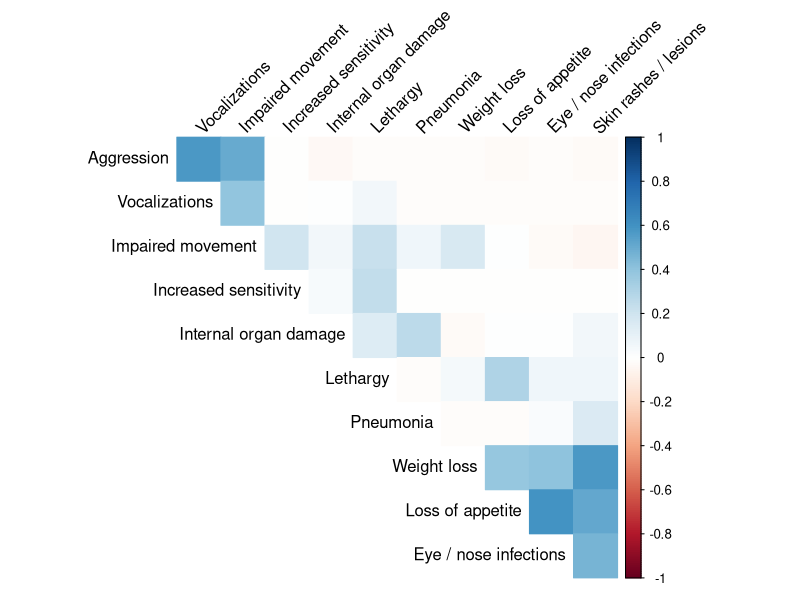
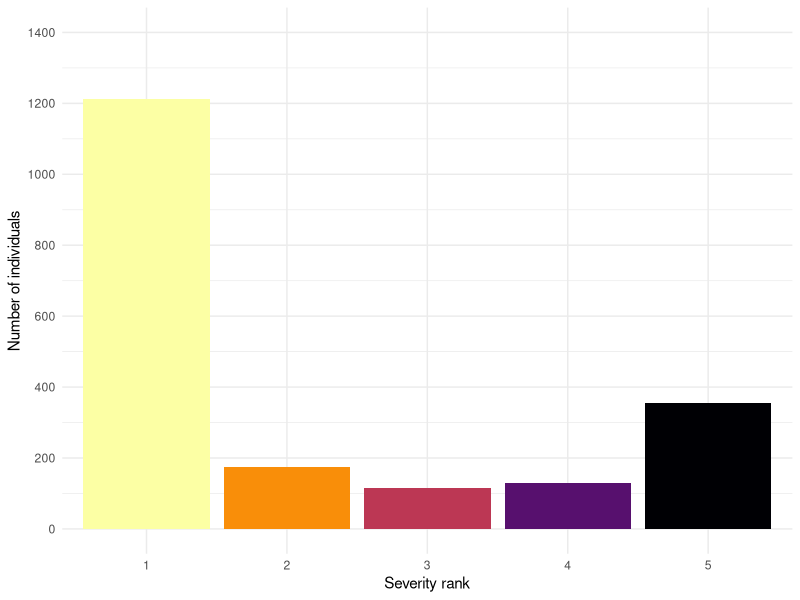
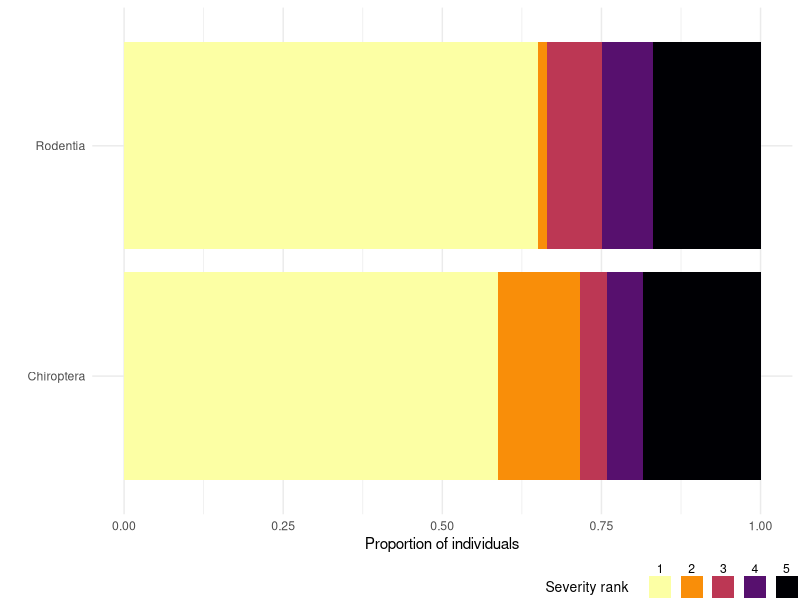
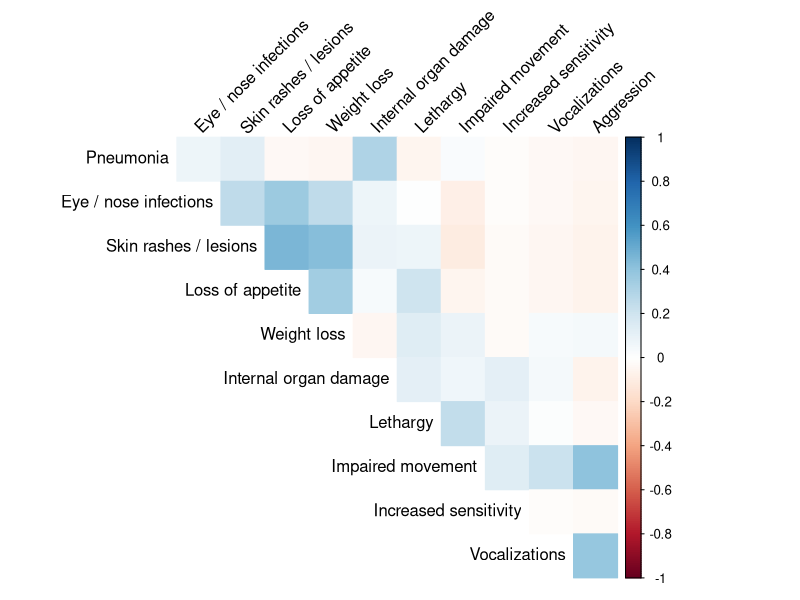
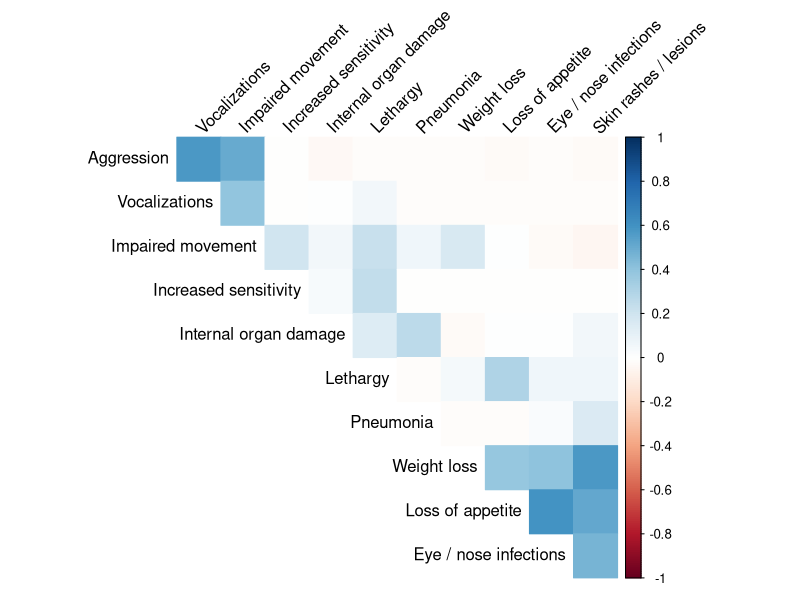
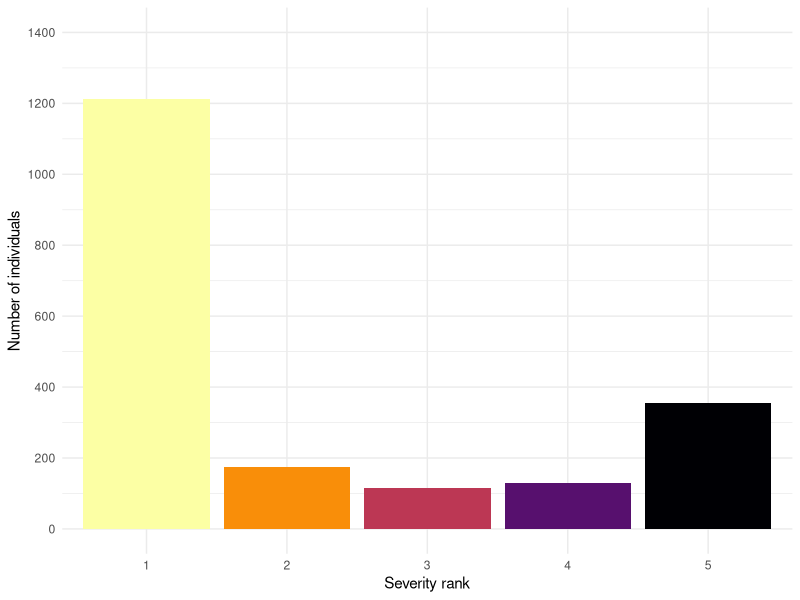
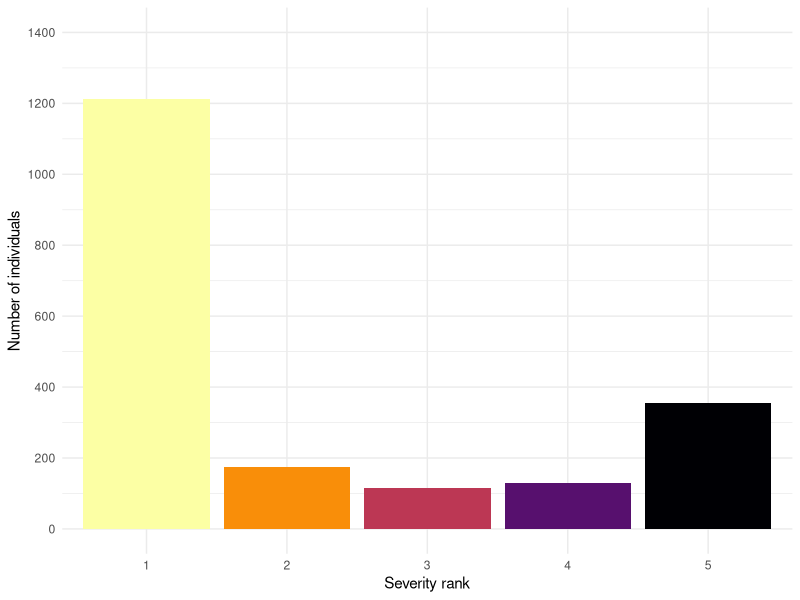
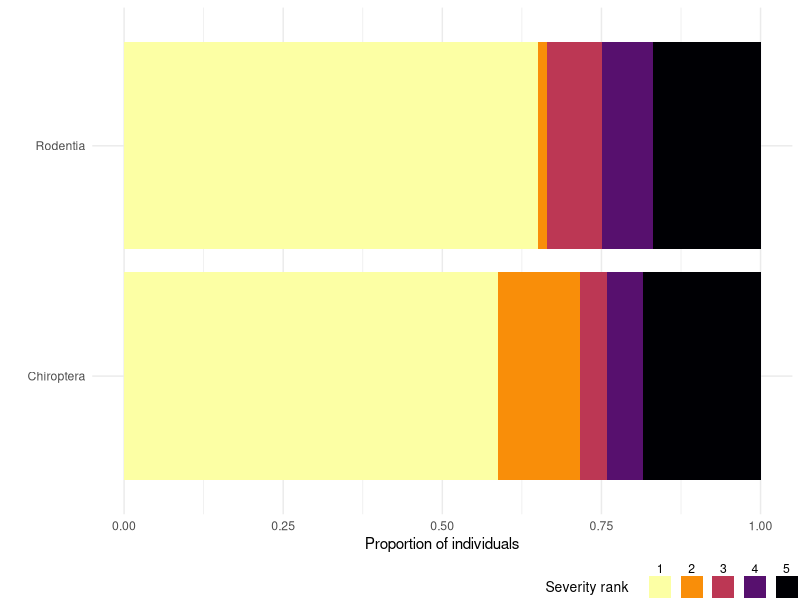

Here is the R script that generated these plots, in order:
# symptoms_harmonize.R

require(dplyr);packageVersion("dplyr")#1.1.4
require(tidyr); packageVersion("tidyr")#1.3.0
require(corrplot); packageVersion("corrplot")#0.91
require(ggplot2);packageVersion("ggplot2")#3.4.4
require(tm);packageVersion("tm")#0.7.8
require(wordcloud);packageVersion("wordcloud")#2.6


primary <- read.csv("../raw_data/primary_screen.csv")
indiv <- read.csv("../raw_data/individual_data.csv")
speciesonly <- read.csv("../raw_data/species_only_data.csv")
vtax <- read.csv("../clean_data/Virus_taxonomy.csv")
viruses <- read.csv("../raw_data/VirusNames_translation_Feb23_2024.csv")
viruses <- dplyr::left_join(viruses, vtax)
hosts <- read.csv("../raw_data/HostNames_NCBI_Upham.csv")
hosts$Host_Upham <- gsub(" ", "_", hosts$Host_Upham)
#subset to only host reported and upham supertree
hosts <- hosts %>% select(Host_reported, Host_Upham) %>% unique()

# construct column for individualID
indiv <- indiv %>%                              # Create numbering variable
      group_by(PaperID) %>%
        mutate(IndividualID = paste(row_number(),unique(PaperID), sep="_"))

# add names
primary <- dplyr::left_join(primary, viruses)
primary <- dplyr::left_join(primary, hosts)
speciesonly <- dplyr::left_join(speciesonly, viruses)
speciesonly <- dplyr::left_join(speciesonly, hosts)
indiv <- dplyr::left_join(indiv, viruses)
indiv <- dplyr::left_join(indiv, hosts)

# remove genus only hosts
primary <- primary[!is.na(primary$Host_Upham),]
speciesonly <- speciesonly[!is.na(speciesonly$Host_Upham),]
indiv <- indiv[!is.na(indiv$Host_Upham),]


# remove NA viruses
indiv <- indiv[!is.na(indiv$Virus_ICTV),]
primary <- primary[!is.na(primary$Virus_ICTV),]
speciesonly <- speciesonly[!is.na(speciesonly$Virus_ICTV),]

# Harmonizing Organ_tissue_damaged
organs_indiv <- select(indiv, IndividualID, Organ_tissue_damaged)
organs_speconly <- select(speciesonly, PaperID, Organ_tissue_damaged)
organs <- full_join(organs_indiv, organs_speconly)

# making minor adjustments
organs$Organ_tissue_damaged[grep("arteries and veins", organs$Organ_tissue_damaged)] <- 
		"stomach; jejunum; mesentery; kidney; spleen; endothelial cells; tunica media"

organs_long <- organs %>% mutate(organ = strsplit(tolower(as.character(Organ_tissue_damaged)),"; *")) %>%
						unnest(organ)

# View(sort(unique(organs_long$organ)))

# cleaning and collapsing
organs_long$organ[organs_long$organ=="alveoli"] <- "lung"
organs_long$organ[organs_long$organ=="bronchioles"] <- "lung"
organs_long$organ[organs_long$organ=="caudal nose"] <- "nose"
organs_long$organ[organs_long$organ=="cilia"] <- "respiratory cilia"
organs_long$organ[organs_long$organ=="cornea"] <- "eye"
organs_long$organ[organs_long$organ=="duodenum"] <- "intestine"
organs_long$organ[grep("enterocyte", organs_long$organ)] <- "intestine"
organs_long$organ[organs_long$organ=="hipocampus"] <- "hippocampus"
organs_long$organ[organs_long$organ=="jejunum"] <- "intestine"
organs_long$organ[organs_long$organ=="kidneys"] <- "kidney"
organs_long$organ[organs_long$organ=="large intestine"] <- "intestine"
organs_long$organ[organs_long$organ=="lip"] <- "lips"
organs_long$organ[organs_long$organ=="lip"] <- "lips"
organs_long$organ[organs_long$organ=="lungs"] <- "lung"
organs_long$organ[organs_long$organ=="lungs (multifocal interstitial pneumonia)"] <- "lung"
organs_long$organ[organs_long$organ=="lymph node"] <- "lymph nodes"
organs_long$organ[organs_long$organ=="lymph node"] <- "lymph nodes"
organs_long$organ[grep("mild degenerative",organs_long$organ)] <- "intestine"
organs_long$organ[organs_long$organ=="nasal mucosa"] <- "nasal cavity"
organs_long$organ[organs_long$organ=="respiratory epithelium"] <- "respiratory tract"
organs_long$organ[organs_long$organ=="right cranial lungs lobe"] <- "lung"
organs_long$organ[organs_long$organ=="rostral nose"] <- "nasal cavity"
organs_long$organ[organs_long$organ=="small intestine"] <- "intestine"
organs_long$organ[organs_long$organ=="testicle"] <- "testes"
organs_long$organ[organs_long$organ=="upper lip"] <- "lip"

# NOTE: collapsing has not been done to a set level (e.g. organ)
# therefore, if investigating number of unique organs, this should not be summed without further collapsing!

# View(sort(unique(organs_long$organ)))
 
# internal / external distinction
organs_long$external_damage <- 0

external_orgs <- c("digit", "extremities", "eye", "groin", "gums", "lip,", "lips",
					"mouth", "nasa cavity", "nose", "oral cavity", "skin",
					"tongue")

organs_long$external_damage[organs_long$organ %in% external_orgs] <- 1

# internal is everything NOT external except NA and "none"
organs_long$internal_damage <- 1 - organs_long$external_damage
organs_long$internal_damage[organs_long$organ%in%"none"] <- 0


# neural tropism
organs_long$neural_damage <- 0
neural_orgs <- c("brain", "brainstem", "cerebellum", "hippocampus", "spinal cord")
organs_long$neural_damage[organs_long$organ %in% neural_orgs] <- 1


# respiratory tropism
organs_long$respiratory_damage <- 0
respiratory_orgs <- c("lung", "respiratory cilia", "respiratory tract")
organs_long$respiratory_damage[organs_long$organ %in% respiratory_orgs] <- 1


# reproductive tropism
organs_long$reproductive_damage <- 0
reproduction_orgs <- c("endometrial gland (distended)", "ovaries",
						"prostate", "testes", "uterus")
organs_long$reproductive_damage[organs_long$organ %in% reproduction_orgs] <- 1


# digestive tropism
organs_long$digestive_damage <- 0
digestive_orgs <- c("colon", "intestines", "rectum", "stomach")
organs_long$digestive_damage[organs_long$organ %in% digestive_orgs] <- 1


# Put NAs back then merge with original data
organs_long$external_damage [is.na(organs_long$Organ_tissue_damaged)] <- NA
organs_long$internal_damage [is.na(organs_long$Organ_tissue_damaged)] <- NA
organs_long$neural_damage [is.na(organs_long$Organ_tissue_damaged)] <- NA
organs_long$respiratory_damage [is.na(organs_long$Organ_tissue_damaged)] <- NA
organs_long$reproductive_damage [is.na(organs_long$Organ_tissue_damaged)] <- NA
organs_long$digestive_damage [is.na(organs_long$Organ_tissue_damaged)] <- NA

organs_long <- select(organs_long, -Organ_tissue_damaged) %>% unique()
organs_long <- select(organs_long, -organ) %>% unique()


# converting back to one row per individual
organs_wide <- as.data.frame(organs_long) %>% group_by(PaperID, IndividualID) %>%
								summarise(external_damage 		= (sum(external_damage, na.rm=TRUE)>0)*1,
										  internal_damage 		= (sum(internal_damage, na.rm=TRUE)>0)*1,
										  neural_damage   		= (sum(neural_damage, na.rm=TRUE)>0)*1,
										  respiratory_damage 	= (sum(respiratory_damage, na.rm=TRUE)>0)*1,
										  reproductive_damage 	= (sum(reproductive_damage, na.rm=TRUE)>0)*1,
										  digestive_damage 		= (sum(digestive_damage, na.rm=TRUE)>0)*1,
										  )

# merge with original data
speciesonly <- left_join(speciesonly, organs_wide)
indiv <- left_join(indiv, organs_wide)


# merging individual and species only data
dat <- full_join(indiv, speciesonly)


# manually collapse disease manifestations (Behaviour + Physical_symptoms) 
# based on keywords (grep)
# creating new columns

# first view word clouds

behaviours <- Corpus(VectorSource(unique(dat$Behaviour)))
behaviours <- tm_map(behaviours, stripWhitespace) 
behaviours <- tm_map(behaviours, content_transformer(tolower))
behaviours <- tm_map(behaviours, removeWords, stopwords("english"))
# behaviours <- tm_map(behaviours, stemDocument) # optional in this case
behaviours <- tm_map(behaviours, removeNumbers) # optional in this case
behaviours <- tm_map(behaviours, removePunctuation)
# tuning
words_to_remove <- c("none","note","see","cage","woodwork")
behaviours <- tm_map(behaviours, removeWords, words_to_remove)

# png(file = "../plots_tables/wordcloud_behaviours.png", width = 1500, height = 1500, units = "px", res = 300, bg = "white")
# wordcloud(behaviours, scale=c(3,0.5), max.words=100, random.order=FALSE, rot.per=0.35, use.r.layout=FALSE, colors=brewer.pal(8, "Dark2"))
# dev.off()


symptoms <- Corpus(VectorSource(unique(dat$Physical_symptoms)))
symptoms <- tm_map(symptoms, stripWhitespace) 
symptoms <- tm_map(symptoms, content_transformer(tolower))
symptoms <- tm_map(symptoms, removeWords, stopwords("english"))
# symptoms <- tm_map(symptoms, stemDocument) # optional in this case
symptoms <- tm_map(symptoms, removeNumbers) # optional in this case
symptoms <- tm_map(symptoms, removePunctuation)
# tuning
words_to_remove <- c("none","note","see","cage","woodwork")
symptoms <- tm_map(symptoms, removeWords, words_to_remove)

# png(file = "../plots_tables/wordcloud_symptoms.png", width = 1500, height = 1500, units = "px", res = 300, bg = "white")
# wordcloud(symptoms, scale=c(3,0.5), max.words=100, random.order=FALSE, rot.per=0.35, use.r.layout=FALSE, colors=brewer.pal(8, "Dark2"))
# dev.off()


# Behaviour collapse
# core aspects: aggression/biting, lethargy/depression, vocalizations, incoordination,
# View(sort(c(unique(dat$Behaviour))))
# sensitivity, appetite loss

# "reclusive bevahiour"? 
# "salivation"
# "unresponsive to touch"


# key terms
aggression_terms <- c("aggression", "aggressive", "agitation", "biting", "vicious", "irritable", "furious", "fury", "agitation")

lethargy_terms <- c("depression", "prostration", "lethargy", "listless", "sleepy", "reluctance to move")

# odd or increased vocalizations
vocalization_terms <- c("atypical vocalizations","odd vocalization", "vocalization", "dysphasia", "vocal", "hissing sounds")

incoordination_terms <- c("hunching", "staggering", "head tilt", "incoordination")
# including with movement terms below (!)

# increase sensitivity to stimulti or over-excitement - maybe not necessary?
sensitivity_terms <- c("excitement", "fly violently", "flying violently", "irritability to light")

# loss of appetite ./ refusal to eat or drink
appetite_terms <- c("inappetance", "inapetence", "ate very little","reduced food intake", "refused food", "dehydration")



# Physical symptoms collapse
# View(sort(c(unique(dat$Physical_symptoms))))
# some behaviour terms are included: "aggressive","agitation","lethargy",

# core aspects: 
# lesions (skin?), weight loss, movement inhibition, pneumonia,
# nasal/ocular discharge

# "splenitis"
# "hyperplasia"
# "altered reflexes"
# "bruising" / "hematomas"
# hyperaesthesia
# "nystagmus" - uncontrolled movement of the eyes (maybe movement inhibition)
# incontinence
# cellular infiltrates in heart / other cardiac stuff? (tiger heart)
# "crusty noses"
# "skin pustules"
# "laboured breathing"
# "vesicular rash"
# "pustular rash"
# "skin pustules"
# "enlarged lymph nodes"
# "green coloured diarrhoea"
# "enlarged discoloured liver"
# "tachypnea"

skin_issue_terms <- c("skin lesions", "cutaneous lesion", "hypopigmentation", "tongue lesion",
					"small lesion on lip", "lesions near both eyes", "lesions in the skin",
					"corneal lesion", "epithelial hyperplasia", "multiple dermal foci",
					"lesion on gum", "lesions on tongue", "skin pustules", "petechial rash",
					"vesicle on tongue", "vesicular rash", "pustular rash", "lesions on the head") 

weight_loss_terms <- c("weight loss", "anorexia")

movement_terms <- c("paralysis","tremor","spasms", "ataxia","weakness","paresis", 
					"nystagmus", "seizure","muscle weakness", "trembling", "coma", 
					"unable to fly", "unable to move", "inability to stand", 
					"altered reflexes")

# include incoordination terms
movement_terms <- c(movement_terms, incoordination_terms)


eye_nose_infection_terms <- c("rhinitis", "mild conjunctivitis", "nasal discharge", "ocular discharge", "red puffy nose", 
		"crusty nose", "nasal crust", "bloody nose")

pneumonia_terms <- c("pneumonia", "respiratory disease")


internal_organ_damage_terms <- c("splenitis", "cardiomyocyte necrosis", "hemmorhage in lungs",
							"lesions on brain", "lesions on testes", "lesions on salivary gland", 
							"hepatocellular degeneration", 
							"ulceration of villus tips", "multifocally fused villi", "degeneration of villus cells")

# specifially note observations of damage to nervous, respiratory, redproductive, or digestive organs
# merge with data on organ damage from above

nervous_terms <- c("lesions on brain")
respiratory_terms <- c("hemmorhage in lungs")
reproductive_terms <- c("lesions on testes")
digestive_terms <- c("ulceration of villus tips", "multifocally fused villi", "degeneration of villus cells")


# Constructing binary variables

# constructing single "Symptoms" column that collapses behaviour and physical columns
# this is because some behaviours like aggression are included in physical symptoms 


# individual level data
symptoms <- paste0(dat$Behaviour, ";", dat$Physical_symptoms)

dat$aggression <- unlist(sapply(symptoms, FUN=function(x) any(grep(paste0(aggression_terms,collapse="|"), x))*1 ))
dat$lethargy <- unlist(sapply(symptoms, FUN=function(x) any(grep(paste0(lethargy_terms,collapse="|"), x))*1 ))
dat$vocalization <- unlist(sapply(symptoms, FUN=function(x) any(grep(paste0(vocalization_terms,collapse="|"), x))*1 ))
dat$sensitivity <- unlist(sapply(symptoms, FUN=function(x) any(grep(paste0(sensitivity_terms,collapse="|"), x))*1 ))
dat$appetite <- unlist(sapply(symptoms, FUN=function(x) any(grep(paste0(appetite_terms,collapse="|"), x))*1 ))
dat$skin_issue <- unlist(sapply(symptoms, FUN=function(x) any(grep(paste0(skin_issue_terms,collapse="|"), x))*1 ))
dat$weight_loss <- unlist(sapply(symptoms, FUN=function(x) any(grep(paste0(weight_loss_terms,collapse="|"), x))*1 ))
dat$movement <- unlist(sapply(symptoms, FUN=function(x) any(grep(paste0(movement_terms,collapse="|"), x))*1 ))
dat$eye_nose <- unlist(sapply(symptoms, FUN=function(x) any(grep(paste0(eye_nose_infection_terms,collapse="|"), x))*1 ))
dat$pneumonia <- unlist(sapply(symptoms, FUN=function(x) any(grep(paste0(pneumonia_terms,collapse="|"), x))*1 ))

# terms to integrate with observed organ damage column
dat$obs_nervous <- unlist(sapply(symptoms, FUN=function(x) any(grep(paste0(nervous_terms,collapse="|"), x))*1 ))
dat$obs_respiratory <- unlist(sapply(symptoms, FUN=function(x) any(grep(paste0(respiratory_terms,collapse="|"), x))*1 ))
dat$obs_reproductive <- unlist(sapply(symptoms, FUN=function(x) any(grep(paste0(reproductive_terms,collapse="|"), x))*1 ))
dat$obs_digestive <- unlist(sapply(symptoms, FUN=function(x) any(grep(paste0(digestive_terms,collapse="|"), x))*1 ))
dat$obs_internal_organ <- unlist(sapply(symptoms, FUN=function(x) any(grep(paste0(internal_organ_damage_terms,collapse="|"), x))*1 ))


# merge with observed organ damage
dat$internal_damage[dat$obs_internal_organ==1] <- 1
dat$neural_damage[dat$obs_nervous==1] <- 1
dat$respiratory_damage[dat$obs_respiratory==1] <- 1
dat$reproductive_damage[dat$obs_reproductive==1] <- 1
dat$digestive_damage[dat$obs_digestive==1] <- 1



symptoms_dat <- dat %>% ungroup() %>% select(Virus_ICTV, Host_Upham,
								aggression, lethargy, vocalization, 
								sensitivity, appetite, skin_issue,
								weight_loss, movement, eye_nose, pneumonia,
								internal_damage) %>% unique()

symptoms_dat <- symptoms_dat %>% select(-Virus_ICTV, -Host_Upham)

# replace with zeros for corellation plot
symptoms_dat <- mutate_all(symptoms_dat, ~coalesce(.,0))

res <- cor(symptoms_dat)

clean_names <- c("Aggression", "Lethargy", "Vocalizations", "Increased sensitivity",
					"Loss of appetite", "Skin rashes / lesions", "Weight loss", "Impaired movement",
					"Eye / nose infections", "Pneumonia", "Internal organ damage")

colnames(res) <- clean_names
rownames(res) <- clean_names

# pdf("../plots_tables/symptoms_hostXvirus.pdf", width = 10, height=8)
# corrplot(res, type="upper", tl.col="black", tl.srt=45)
# dev.off()

# corrplot(res, type="upper", tl.col="black", tl.srt=45, diag=FALSE)
# corrplot(res, type="upper", tl.col="black", tl.srt=45, order = 'AOE')
# corrplot(res, type="upper", tl.col="black", tl.srt=45, method = 'shade', order = 'AOE', diag = FALSE)

pdf("../plots_tables/symptoms_hostXvirus.pdf", width = 10, height=8)
corrplot(res, type="upper", tl.col="black", tl.srt=45, method = 'color', order = 'AOE', diag = FALSE)
dev.off()

max(res[upper.tri(res)])# max corellation is 0.458


symptoms_dat <- dat %>% ungroup() %>% select(Virus_ICTV, Host_Upham, ClinicalDisease,
								aggression, lethargy, vocalization, 
								sensitivity, appetite, skin_issue,
								weight_loss, movement, internal_damage, 
								eye_nose, pneumonia) %>% unique()

symptoms_dat <- symptoms_dat %>% select(-Virus_ICTV, -Host_Upham) %>% unique()

# View(symptoms_dat[symptoms_dat$ClinicalDisease=="N",])
# some of the individuals reported as no Clinical Disease did indeed display symptoms... 
# odd - this questions whether we have a consistent definition of clinical disease
# alternative is to assume any individual with symptoms has signs of "clinical disease"...


# make smaller symptoms data frame for use elsewhere
dat_small <- select(dat, PaperID, IndividualID, Virus_ICTV, Virus_strain_isolate, Host_Upham, Host_order, 
					aggression, lethargy, vocalization, 
								sensitivity, appetite, skin_issue,
								weight_loss, movement, 
								eye_nose, pneumonia,
								neural_damage, respiratory_damage, 
								reproductive_damage, digestive_damage,
								external_damage, internal_damage) %>% unique()


# re-doing symptoms plot across individuals 
symptoms_dat <- dat %>% filter(!is.na(IndividualID)) %>% select(PaperID, IndividualID, Virus_ICTV, Host_Upham, 
								aggression, lethargy, vocalization, 
								sensitivity, appetite, skin_issue,
								weight_loss, movement, 
								eye_nose, pneumonia, internal_damage) %>% unique() %>% 
				ungroup() %>% select(-PaperID, -IndividualID, -Virus_ICTV, -Host_Upham)

symptoms_dat <- mutate_all(symptoms_dat, ~coalesce(.,0))

res <- cor(symptoms_dat)
colnames(res) <- clean_names
rownames(res) <- clean_names
corrplot(res, type="upper", tl.col="black", tl.srt=45, method = 'color', order = 'AOE', diag = FALSE)

pdf("../plots_tables/symptoms_individuals.pdf", width = 10, height=8)
corrplot(res, type="upper", tl.col="black", tl.srt=45, method = 'color', order = 'AOE', diag = FALSE)
dev.off()

max(res[upper.tri(res)])# max corellation is 0.597



##################################
## constructing a severity rank ##
##################################

# exploring author-reported severity
# View(unique(sort(dat$severity_reported)))
sum(!is.na(dat$severity_reported))/nrow(dat)# only 8.65% of entries have data

# Histopathology information
# sort(unique(dat$Histopathology))
# medium, mild, moderate, none, severe

# View(dat[dat$Histopathology%in%c("mild"),])
# View(dat[dat$Histopathology%in%c("moderate"),])


# for the sake of this section we assume if something is unreported it is an NA
dat$internal_damage[is.na(dat$internal_damage)] <- 0
dat$external_damage[is.na(dat$external_damage)] <- 0
dat$neural_damage[is.na(dat$neural_damage)] <- 0
dat$respiratory_damage[is.na(dat$respiratory_damage)] <- 0
dat$reproductive_damage[is.na(dat$reproductive_damage)] <- 0
dat$digestive_damage[is.na(dat$digestive_damage)] <- 0


dat$severity_rank <- NA


# 1 - No disease
# authors say "no clinical disease" or do not mention clinical disease, and no other symptoms reported

dat$severity_rank[	(dat$ClinicalDisease%in%"N" | is.na(dat$ClinicalDisease))  
					 & dat$aggression%in%0
					 & dat$lethargy%in%0 
					 & dat$vocalization%in%0 
					 & dat$sensitivity%in%0
					 & dat$appetite%in%0 
					 & dat$skin_issue%in%0
					 & dat$weight_loss%in%0
					 & dat$movement%in%0
					 & dat$eye_nose%in%0
					 & dat$pneumonia%in%0
					 & dat$internal_damage%in%0 
					 & dat$external_damage%in%0 
					 & (dat$Mortality_YN%in%"N" | is.na(dat$Mortality_YN))
					 ] <- 1


# 2 - Subclinical disease			
# authors say no clinical disease, but there is mention of some symptoms (assuming these are mild)
# OR  authors say clinical disease, but there is no mention of other symptons (assuming mild clinical disease)
dat$severity_rank[	(dat$ClinicalDisease%in%"N" 
					 & (dat$aggression%in%1
					 | dat$lethargy%in%1
					 | dat$vocalization%in%1 
					 | dat$sensitivity%in%1
					 | dat$appetite%in%1 
					 | dat$skin_issue%in%1
					 | dat$weight_loss%in%1
					 | dat$movement%in%1
					 | dat$eye_nose%in%1
					 | dat$pneumonia%in%1
					 | dat$external_damage%in%1
					 | dat$internal_damage%in%1
					 ))
					 ] <- 2


# 3 - Mild to moderate disease 
# authors say clinical disease, but there is no mention of other symptons (assuming mild clinical disease)					 
# OR authors do not say no clinical disease (either reported clinical disease or unreported)					 
# OR authors report mild minimal or mild to moderate disease 
# OR changes in eye_nose, skin_issue, lethargy, loss of appetite, weight loss, aggression, vocalization, 
					 # sensitivity, pneumonia
					 # no movement impairment

dat$severity_rank[ ((dat$ClinicalDisease%in%"Y")  
					 & dat$aggression%in%0
					 & dat$lethargy%in%0 
					 & dat$vocalization%in%0 
					 & dat$sensitivity%in%0
					 & dat$appetite%in%0 
					 & dat$skin_issue%in%0
					 & dat$weight_loss%in%0
					 & dat$movement%in%0
					 & dat$eye_nose%in%0
					 & dat$pneumonia%in%0
					 & dat$internal_damage%in%0 
					 & dat$external_damage%in%0 
					 & (dat$Mortality_YN%in%"N" | is.na(dat$Mortality_YN))
					 )
					 
					 |

					 (dat$ClinicalDisease%in%"Y" | is.na(dat$ClinicalDisease))
					 & (
					   1:nrow(dat)%in%grep(c("mild | minimal"), dat$severity_reported, ignore.case=TRUE)
					 | 1:nrow(dat)%in%grep(c("mild | moderate | medium"), dat$Histopathology, ignore.case=TRUE)
					 | dat$eye_nose%in%1
					 | dat$lethargy%in%1
					 | dat$skin_issue%in%1
					 | dat$appetite%in%1
					 | dat$external_damage%in%1
					 | dat$weight_loss%in%1
					 | dat$aggression%in%1
					 | dat$vocalization%in%1 
					 | dat$sensitivity%in%1
					 | dat$pneumonia%in%1
					 )
					 & (dat$movement%in%0
					 # & dat$internal_damage%in%0
					 & (dat$Mortality_YN%in%"N" | is.na(dat$Mortality_YN))
					 )
					 ] <- 3


# 4 - Severe disease
# authors report severe disease
# OR signs of internal organ damage OR imparied modement
# OR the disease manifestation was too severe that the authors culled the animal for ethical reasons 	


dat$severity_rank[   (dat$ClinicalDisease%in%"Y" | is.na(dat$ClinicalDisease))
					 &
					 (1:nrow(dat)%in%grep(c("severe"), dat$severity_reported, ignore.case=TRUE)
					 | 1:nrow(dat)%in%grep(c("severe"), dat$Histopathology, ignore.case=TRUE)
					 | dat$internal_damage%in%1 | dat$movement%in%1 | dat$Mortality_reason=="Culled_ethics")
					 & (dat$Mortality_YN%in%"N" | is.na(dat$Mortality_YN))

					 ] <- 4


# 5 - death
dat$severity_rank[  dat$Mortality_YN%in%"Y" ] <- 5

table(dat$severity_rank)
# are all entries are ranked?
# nrow(dat[is.na(dat$severity_rank),])
# yes


# set severity rank to NA for paper-host-virus triples where pathology is not reported, 
# and individuals are not susceptible
dat <- left_join(dat, unique(primary[,c("PaperID","Host_order","PathologyReported_YN")]))

# what does severeity look like for studies we say pathology is not reported?
unique(dat$severity_rank[dat$Susceptible_YN%in%"Y" & dat$PathologyReported_YN%in%"N"])
# 1
# these should be set to NA then removed 


# joining severity rank info
# to avoid duplicate entries, set IndividualID for speciesonly data from NA to the paperID
# construct column for individualID
dat[is.na(dat$IndividualID),] <- dat[is.na(dat$IndividualID),] %>%                              # Create numbering variable
      group_by(PaperID) %>%
        mutate(IndividualID = paste(row_number(),unique(PaperID), sep="_"))

dat_small[is.na(dat_small$IndividualID),] <- dat_small[is.na(dat_small$IndividualID),] %>%                              # Create numbering variable
      group_by(PaperID) %>%
        mutate(IndividualID = paste(row_number(),unique(PaperID), sep="_"))

dat_small <- left_join(dat_small, unique(select(dat, PaperID, Virus_strain_isolate, Host_order, IndividualID, severity_rank, Susceptible_YN, PathologyReported_YN)))


# setting disease severity for entries with non-susceptible individuals (all zeros)
dat_small$severity_rank[!dat_small$Susceptible_YN%in%"Y"] <- NA

# setting disease severity for entries with no pathology reported
dat_small$severity_rank[dat_small$PathologyReported_YN=="N"] <- NA
dat_small <- select(dat_small, -PathologyReported_YN)

# removing entries with severity_rank is NA
dat_small <- dat_small[!is.na(dat_small$severity_rank),]

table(dat_small$severity_rank[dat_small$Susceptible_YN%in%"Y"])
sum(table(dat_small$severity_rank[dat_small$Susceptible_YN%in%"Y"]))#2030

# setting Individual_ID back to NA for species only data
dat_small$IndividualID[dat_small$PaperID%in%speciesonly$PaperID] <- NA

# writing csv
write.csv(dat_small,"../clean_data/symptoms_severity.csv", row.names=FALSE)


# plot distribution

# 5 color viridis 'inferno'
colors <- (c("#fcffa4","#f98e09","#bc3754","#57106e","#000004"))

# distribution across individuals
p <- ggplot(dat_small[dat_small$Susceptible_YN%in%"Y" & !is.na(dat_small$IndividualID),], aes(x=as.factor(severity_rank))) + geom_bar(fill=colors) + ylab("Number of individuals") + 
				xlab("Severity rank") + 
				scale_x_discrete(labels=as.character(sort(unique(dat_small$severity_rank))), breaks=sort(unique(dat$severity_rank))) + 
				theme_minimal() + scale_y_continuous(limits=c(0,1400),breaks=seq(0,1500,200)) +  guides(fill = guide_legend(reverse=TRUE))

p

ggsave("../plots_tables/severity_distribution_individuals.pdf", width=4, height=3)
ggsave("../plots_tables/severity_distribution_individuals.png", width=4, height=3)


# stacked barplot split by host order
# p + facet_wrap(~Host_order)

nrow(dat_small[!is.na(dat_small$severity_rank),])

# 5 color viridis 'inferno'
colors <- rev(c("#fcffa4","#f98e09","#bc3754","#57106e","#000004"))

p2 <- ggplot(dat_small[!is.na(dat_small$severity_rank) & !is.na(dat_small$IndividualID),], aes(fill=forcats::fct_rev(as.factor(severity_rank)), y=Host_order)) + 
		geom_bar(position="fill", stat="count") +
		scale_fill_manual(values=colors, name="Severity rank   ") + scale_color_manual(values=colors) +
		theme_minimal() + theme(legend.position = "bottom", legend.direction="horizontal", 
								legend.justification="right", legend.box.margin=margin(-15,-10,-10,-10),
								legend.spacing.x = unit(-0.1, 'cm'), legend.title=element_text(size=10),) + 
        guides(fill = guide_legend(reverse=TRUE, title.vjust=0.2, title.hjust=0.5, title.position="left",
        							label.position="top", label.vjust=-2)) +    
		ylab("") + xlab("Proportion of individuals")  

p2

ggsave("../plots_tables/severity_proportion_hostOrder.pdf", width=6, height=3)
ggsave("../plots_tables/severity_proportion_hostOrder.png", width=6, height=3)
